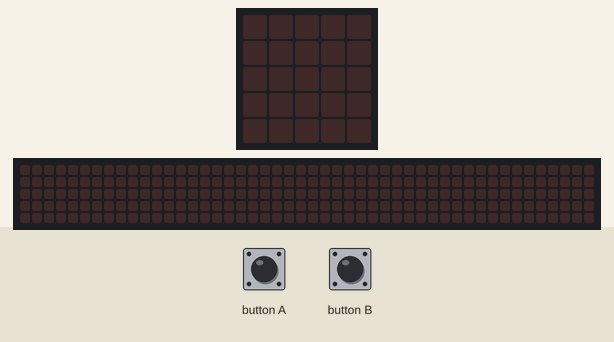
This program was run on a simulated BBC micro:bit (MakeCode). Shown: the board's 5×5 LED display, a strip that is not on the board, showing the scrolling text unrolled. The inputs (shaded band) are chosen by the test bench. The 48×5 strip is a reading aid, not a part: it shows the text the display is scrolling, unrolled, one strip-width of it at a time.

Above: at 1.2 s.
1.3 s: button B pressed for 0.15 s
At 1.52 s:
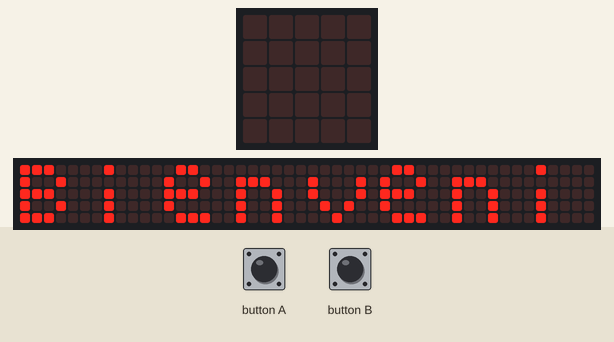
At 1.97 s:
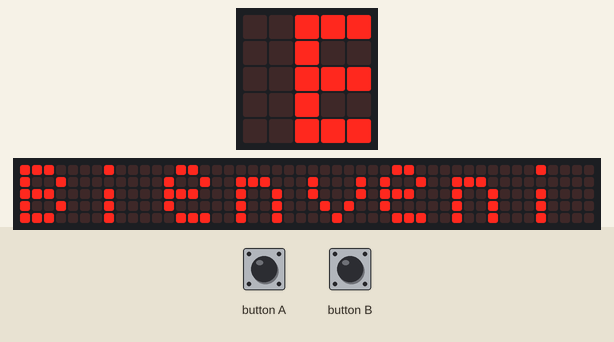

The program:

main.ts
```typescript
input.onButtonPressed(Button.A, function () {

})
input.onButtonPressed(Button.B, function () {
    basic.showString("Bienvenid@")
    basic.pause(200)
    basic.showString("Conversion $")
    Pesos = Dólares * 20
    basic.showString("" + (Pesos))
    basic.pause(200)
    basic.showString("Menos comision $")
    if (Pesos >= 1000) {
        Total = Pesos * 0.95
        basic.showString("" + (Total))
    } else if (Pesos >= 500) {
        Total = Pesos * 0.97
        basic.showString("" + (Total))
    } else {
        if (Pesos >= 100) {
            Total = Pesos * 0.99
            basic.showString("" + (Total))
        }
    }
})
let Total = 0
let Pesos = 0
let Dólares = 0
Dólares = 30
```

test.ts
```typescript
// aquí va el archivo "tests"; esto no se compilará cuando este paquete se utilice como una extensión.
```

Measured:
- after the input at 1.3 s, the display: changes after 0.15 s (image 1)
